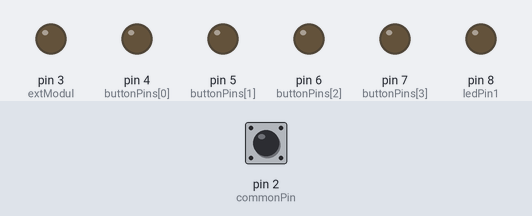
This sketch was run on a simulated Arduino Uno, built with avr-gcc and run on an emulated ATmega328P. Parts: output pins drawn as LEDs (lit = HIGH). Inputs (shaded band) come from the test bench; at power-on: pin 2 (commonPin) HIGH. Sleep ends after the set time or at an interrupt; what the sketch prints to the serial monitor is not drawn.

Above: at 0.1 s.
At 2.2 s:
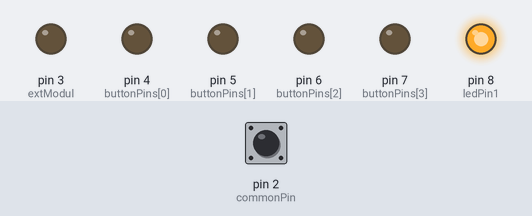
2.3 s: pin 2 (commonPin) pulled LOW for 0.15 s
At 3.5 s:
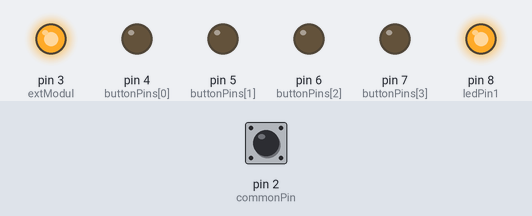
Timing chart, 0 to 5.3 s (numbered marks = the images above; inputs shaded):
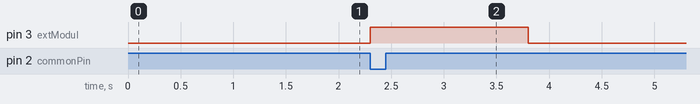

Measured:
- after the input at 2.3 s, pin 3 (extModul): LOW → HIGH at once, → LOW 1.5 s later

The sketch:

nano_first.ino
```cpp
#include <avr/sleep.h>
#include <avr/power.h>

const int commonPin = 2;
const int buttonPins[] = { 4, 5, 6, 7 };
const int ledPin1 = 8;  // First LED pin, change to your desired pin
const int extModul = 3;  // Power up Ext modul

unsigned long lastFire = 0;
int status = 0;

void setup() {
  pinMode(commonPin, INPUT_PULLUP);

  pinMode(ledPin1, OUTPUT);     // Initialize first LED pin
  digitalWrite(ledPin1, LOW);  // Turn on LED 1

  pinMode(extModul, OUTPUT);    // Initialize second LED pin
  digitalWrite(extModul, LOW);  // Turn off module

  Serial.begin(9600);
  configureCommon();
  attachInterrupt(digitalPinToInterrupt(commonPin), pressInterrupt, FALLING);

  Serial.println("Initialization finished");

  delay(1000);                  // Wait for 2 seconds
  digitalWrite(ledPin1, HIGH);  // Turn off LED 1
}

void loop() {
  if (millis() - lastFire > 1500) {  // Stay wake up few seconds
    digitalWrite(extModul, LOW);     // Turn off module

    set_sleep_mode(SLEEP_MODE_PWR_DOWN);
    sleep_enable();
    sleep_mode();
  }

  delay(10);
}

void pressInterrupt() {
  sleep_disable();
  power_all_enable();

  digitalWrite(extModul, HIGH);  // Turn module

  if (millis() - lastFire < 300) {  // DEBOUNDE
    return;
  }
  lastFire = millis();

  configureDistinct();

  for (int i = 0; i < sizeof(buttonPins) / sizeof(int); i++) {
    if (!digitalRead(buttonPins[i])) {
      if (i >= 0 && i < 5) {
        digitalWrite(ledPin1, LOW);  // Turn on LED 1
        delay(800);
        Serial.print(i + 1);
        digitalWrite(ledPin1, HIGH);  // Turn off LED 1
      }
    }
  }

  configureCommon();
}

void configureCommon() {
  pinMode(commonPin, INPUT_PULLUP);

  for (int i = 0; i < sizeof(buttonPins) / sizeof(int); i++) {
    pinMode(buttonPins[i], OUTPUT);
    digitalWrite(buttonPins[i], LOW);
  }
}

void configureDistinct() {
  pinMode(commonPin, OUTPUT);
  digitalWrite(commonPin, LOW);

  for (int i = 0; i < sizeof(buttonPins) / sizeof(int); i++) {
    pinMode(buttonPins[i], INPUT_PULLUP);
  }
}
```
